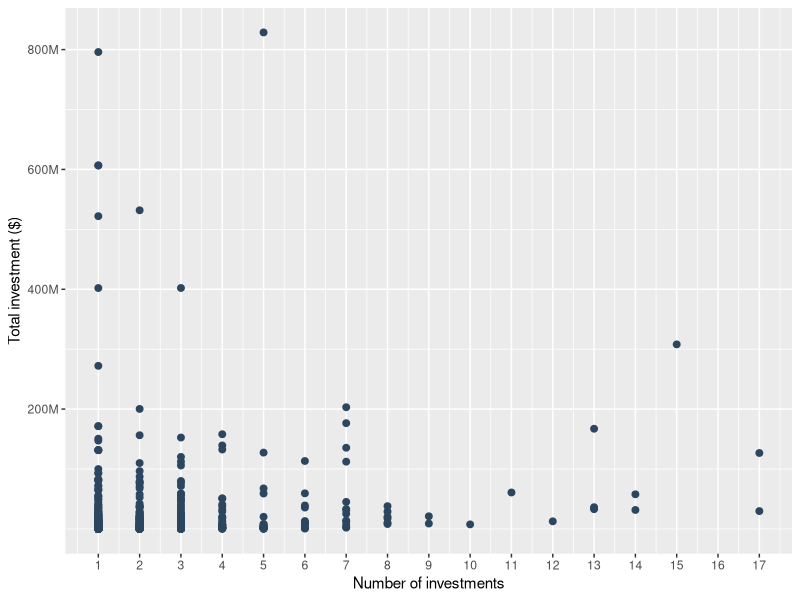

This figure's R source:
## ---- chunk 1
library(tidyverse)
## ---- chunk 2
names <- read.csv("healthcare-investors-names.csv", header = TRUE)
country <- read.csv("healthcare-investors-country.csv", header = TRUE)
value <- read.csv("healthcare-investors-value.csv", header = TRUE)
os <- read.csv("healthcare-investors-os.csv", header = TRUE)

## ---- chunk 3
df <- data.frame()

for (ticker in names(names)){
  
  if (names[,ticker][1] == "#N/A"){
    next()
  }
  
  investors <- as.character(names[,ticker][names[,ticker] != ""])
  tick <- rep(ticker, length(investors))
  loc <- as.character(country[,ticker][country[,ticker] != ""])
  val <- value[,ticker][!is.na(value[,ticker])]
  out <- os[,ticker][!is.na(os[,ticker])]
  
  t <- cbind(tick, investors, loc, val, out)
  
  df <- rbind(df,t)
}

df$val <- as.numeric(as.character(df$val))
df$out <- as.numeric(as.character(df$out))

df.investor <- df %>% group_by(investors, loc) %>% summarise(count = n(), total = sum(val))

## ---- chunk 4
ylab = c(200, 400, 600, 800)

ggplot(df.investor) +
  geom_point(aes(x = count, y = total), size = 2, colour = "#2d465f") +
  scale_y_continuous(labels = paste0(ylab, "M"), breaks = 10^6 * ylab) +
  scale_x_continuous(breaks = c(1:21)) +
  labs(y = "Total investment ($)", x = "Number of investments")

unique(df$tick)

